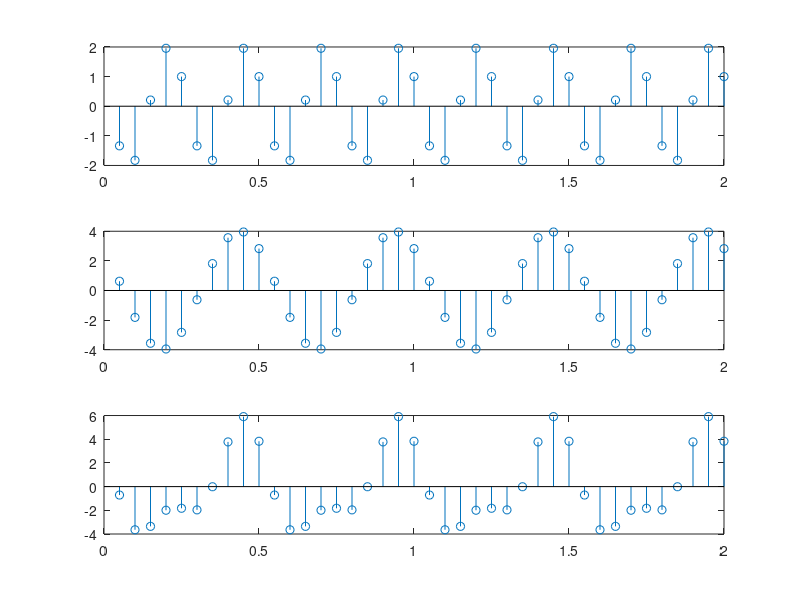

This chart was generated by the following MATLAB code:
clear all;
T = 2; %s
f1 = 4; %Hz
f2 = 2; %Hz
A1 = 2;
A2 = 4;
fi1 = pi/3;
fi2 = pi/4;
Fs = 20; %Hz


t = 0:1/Fs:2;
t = t(2:end);

% f1
sig1  = A1 * cos (2 * pi * f1 * t + fi1) ;
subplot(3,1,1);
stem(t, sig1);

% f2
sig2  = A2 * cos (2 * pi * f2 * t + fi2) ;
subplot(3,1,2);
stem(t, sig2);

% f1 + f2
sig12 = sig1 + sig2;
subplot(3,1,3);
stem(t, sig12);

saveas(gcf, 'output.png')